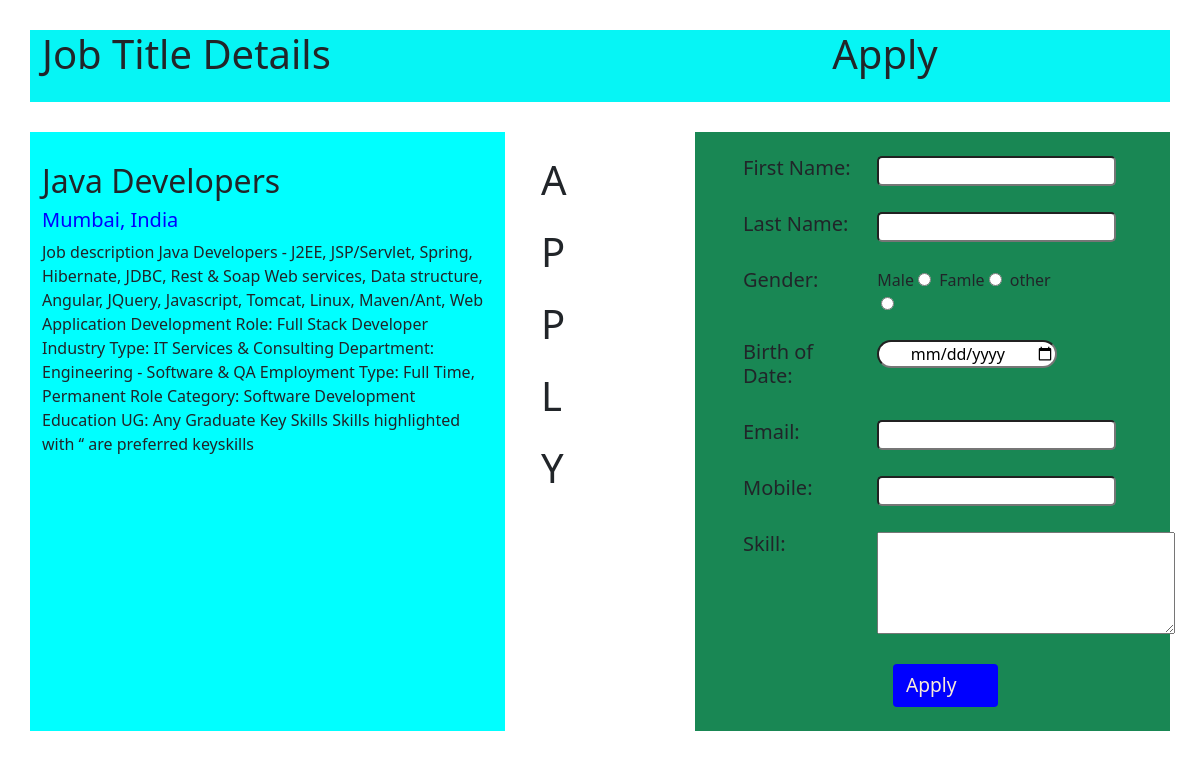
Page /Apply/4/ on the committed database.
### app/models.py (models this page shows, shortened)
class JobList(models.Model):
    JobTitle=models.CharField(max_length=20)
    city=models.CharField(max_length=13)
    country=models.CharField(max_length=15)
    details=models.TextField(max_length=1500)
    LastDate=models.DateField()

### app/views.py (the view)
# urls.py: path('Apply/<int:id>/',views.Apply,name='Apply'),
def Apply(request,id):
    print(id)
    job=JobList.objects.get(id=id)
    return render(request,"Apply.html",{"job":job} )

### app/templates/Apply.html (shortened to what this page needs)
<!DOCTYPE html>
{% load static %}
<html lang="en">
<head>
    <link href="https://cdn.jsdelivr.net/npm/bootstrap@5.0.2/dist/css/bootstrap.min.css" rel="stylesheet">
    <link rel="stylesheet" href="{% static 'css/Apply.css' %}">
</head>
<body>
    <div class="container">
        <div class="row JobDetails">
          <div class="col-6 mb-3">
             <h1>Job Title Details </h1>
          </div>
          <div class="col-6" style="text-align: center;">
            <h1>Apply</h1>
          </div>
        </div>
        <div class="row JobApply">
          <div class="col-5  Apply2">
                <h2 class="JobTitle">{{job.JobTitle}}</h2>
                <h5 class="Location">{{job.city}}, {{job.country}} </h5>
                <p>{{job.details}}</p>
          </div>
          <div class="col-2">
              <h1 class="m-4">A</h1>
              <h1 class="m-4">P</h1>
              <h1 class="m-4">P</h1>
              <h1 class="m-4">L</h1>
              <h1 class="m-4">Y</h1>
          </div>
          <div class="col-5 bg-success  Apply3">
            <form action="/Home/" method="POST">
              <div class="row m-4">
                <div class="col-4 ">
                  <h5>First Name:</h5>
                </div>
                <div class="col-6">
                  <input type="text" class="input" name="FirstName" id="">
                </div>
              </div>
              <div class="row m-4">
                <div class="col-4 ">
                  <h5>Last Name:</h5>
                </div>
                <div class="col-6">
                  <input type="text" class="input" name="LasttName" id="">
                </div>
              </div>
              <div class="row m-4">
                <div class="col-4 ">
                  <h5>Gender:</h5>
                </div>
                <div class="col-6">
                  Male<input type="radio" name="Gender" id="" class="m-1">
                  Famle<input type="radio" name="Gender" id=""class="m-1">
                  other<input type="radio" name="Gender" id="" class="m-1">
                </div>
              </div>
              <div class="row m-4">
                <div class="col-4 ">
                  <h5>Birth of Date:</h5>
                </div>
                <div class="col-6">
                  <input type="date" class="BOD" name="BOD" id="">
                </div>
              </div>
              <div class="row m-4">
                <div class="col-4 ">
                  <h5>Email:</h5>
                </div>
                <div class="col-6">
                  <input type="email" class="input" name="Email" id="">
                </div>
              </div>
              <div class="row m-4">
                <div class="col-4 ">
                  <h5>Mobile:</h5>
                </div>
                <div class="col-6">
                  <input type="text" class="input" name="FirstName" id="">
                </div>
              </div>
              <div class="row m-4">
                <div class="col-4 ">
                  <h5>Skill:</h5>
                </div>
                <div class="col-6">
                  <textarea name="Skill" id="" cols="30" rows="4"></textarea>
                </div>
              </div>
              <div class="row m-4">
                <div class="col-4 ">
                  <button type="submit" class="btn">Apply</button>
                </div>
              </div>
            </form>
          </div>
        </div>
    </div>
</body>
</html>

### app/static/css/Apply.css (style rules this page uses)
.JobTitle { font:12px; margin-top: 30px; }
.JobDetails { margin-bottom: 30px; background-color: rgb(6, 245, 245); }
.JobApply { height: 400px; }
.Apply2 { background-color: aqua; }
.Location { color: blue; }
.Apply3 { background-color: aqua; }
.input { border-radius: 5px; }
.BOD { border-radius: 20px; width: 180px; text-align: center; }
.btn { padding-right: 40px; background-color: blue; margin-left: 150px; color: antiquewhite; font-size:larger; }

### rows in the picture
JobList: JobTitle "Java Developers", city "Mumbai", country "India", details "Job description Java Developers - J2EE, JSP/Servlet, Spring, Hibernate, JDBC, Rest & Soap Web services, Data structure, Angular, JQuery, Javascript, Tomcat, Linux, Maven/Ant, Web Application Development Role: Full Stack Developer Industry Type: IT Services & Consulting Department: Engineering - Software & QA Employment Type: Full Time, Permanent Role Category: Software Development Education UG: Any Graduate Key Skills Skills highlighted with ‘‘ are preferred keyskills"
